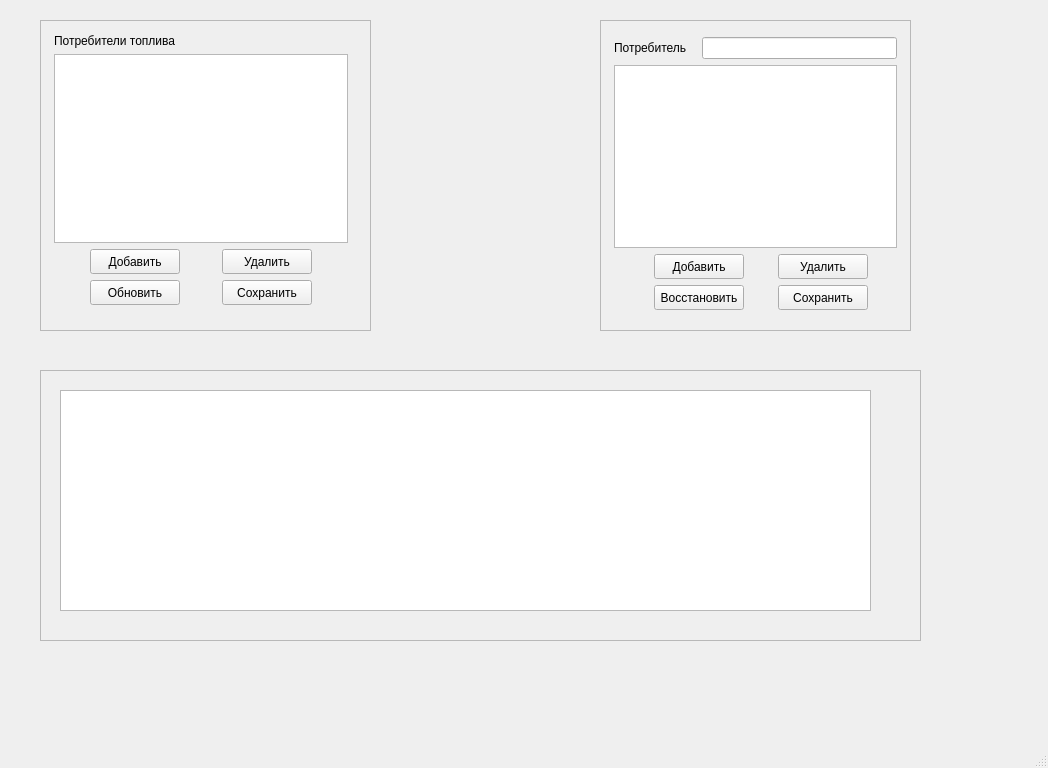
<?xml version="1.0" encoding="UTF-8"?>
<ui version="4.0">
 <class>ConsumersEdit</class>
 <widget class="QMainWindow" name="ConsumersEdit">
  <property name="geometry">
   <rect>
    <x>0</x>
    <y>0</y>
    <width>1048</width>
    <height>768</height>
   </rect>
  </property>
  <property name="windowTitle">
   <string>Список потребителей</string>
  </property>
  <property name="windowIcon">
   <iconset>
    <normaloff>Smile.ico</normaloff>Smile.ico</iconset>
  </property>
  <property name="toolButtonStyle">
   <enum>Qt::ToolButtonIconOnly</enum>
  </property>
  <property name="dockOptions">
   <set>QMainWindow::AllowTabbedDocks|QMainWindow::AnimatedDocks</set>
  </property>
  <property name="unifiedTitleAndToolBarOnMac">
   <bool>false</bool>
  </property>
  <widget class="QWidget" name="centralwidget">
   <widget class="QFrame" name="frame_3">
    <property name="geometry">
     <rect>
      <x>40</x>
      <y>370</y>
      <width>881</width>
      <height>271</height>
     </rect>
    </property>
    <property name="frameShape">
     <enum>QFrame::StyledPanel</enum>
    </property>
    <property name="frameShadow">
     <enum>QFrame::Raised</enum>
    </property>
    <widget class="QWidget" name="horizontalLayoutWidget">
     <property name="geometry">
      <rect>
       <x>20</x>
       <y>20</y>
       <width>811</width>
       <height>221</height>
      </rect>
     </property>
     <layout class="QHBoxLayout" name="horizontalLayout">
      <item>
       <widget class="QTextEdit" name="teLog"/>
      </item>
     </layout>
    </widget>
   </widget>
   <widget class="QFrame" name="frame_1">
    <property name="geometry">
     <rect>
      <x>40</x>
      <y>20</y>
      <width>331</width>
      <height>311</height>
     </rect>
    </property>
    <property name="frameShape">
     <enum>QFrame::StyledPanel</enum>
    </property>
    <property name="frameShadow">
     <enum>QFrame::Raised</enum>
    </property>
    <widget class="QWidget" name="layoutWidget">
     <property name="geometry">
      <rect>
       <x>10</x>
       <y>10</y>
       <width>302</width>
       <height>279</height>
      </rect>
     </property>
     <layout class="QGridLayout" name="glConsumersList">
      <property name="leftMargin">
       <number>4</number>
      </property>
      <property name="topMargin">
       <number>4</number>
      </property>
      <property name="rightMargin">
       <number>4</number>
      </property>
      <property name="bottomMargin">
       <number>4</number>
      </property>
      <item row="2" column="1">
       <widget class="QPushButton" name="pbnAddConsumer">
        <property name="sizePolicy">
         <sizepolicy hsizetype="Fixed" vsizetype="Fixed">
          <horstretch>0</horstretch>
          <verstretch>0</verstretch>
         </sizepolicy>
        </property>
        <property name="minimumSize">
         <size>
          <width>90</width>
          <height>25</height>
         </size>
        </property>
        <property name="maximumSize">
         <size>
          <width>90</width>
          <height>25</height>
         </size>
        </property>
        <property name="text">
         <string>Добавить</string>
        </property>
       </widget>
      </item>
      <item row="0" column="0" colspan="5">
       <widget class="QLabel" name="label">
        <property name="text">
         <string>Потребители топлива</string>
        </property>
       </widget>
      </item>
      <item row="3" column="1">
       <widget class="QPushButton" name="pbnRestoreConsumersList">
        <property name="sizePolicy">
         <sizepolicy hsizetype="Fixed" vsizetype="Fixed">
          <horstretch>0</horstretch>
          <verstretch>0</verstretch>
         </sizepolicy>
        </property>
        <property name="minimumSize">
         <size>
          <width>90</width>
          <height>25</height>
         </size>
        </property>
        <property name="maximumSize">
         <size>
          <width>90</width>
          <height>25</height>
         </size>
        </property>
        <property name="text">
         <string>Обновить</string>
        </property>
       </widget>
      </item>
      <item row="3" column="3">
       <widget class="QPushButton" name="pbnSaveConsumersList">
        <property name="sizePolicy">
         <sizepolicy hsizetype="Fixed" vsizetype="Fixed">
          <horstretch>0</horstretch>
          <verstretch>0</verstretch>
         </sizepolicy>
        </property>
        <property name="minimumSize">
         <size>
          <width>90</width>
          <height>25</height>
         </size>
        </property>
        <property name="maximumSize">
         <size>
          <width>90</width>
          <height>25</height>
         </size>
        </property>
        <property name="text">
         <string>Сохранить</string>
        </property>
       </widget>
      </item>
      <item row="1" column="0" colspan="5">
       <widget class="QTableView" name="tvConsumers">
        <property name="editTriggers">
         <set>QAbstractItemView::AnyKeyPressed|QAbstractItemView::DoubleClicked|QAbstractItemView::EditKeyPressed|QAbstractItemView::SelectedClicked</set>
        </property>
        <attribute name="horizontalHeaderStretchLastSection">
         <bool>true</bool>
        </attribute>
       </widget>
      </item>
      <item row="2" column="3">
       <widget class="QPushButton" name="pbnRemoveConsumer">
        <property name="sizePolicy">
         <sizepolicy hsizetype="Fixed" vsizetype="Fixed">
          <horstretch>0</horstretch>
          <verstretch>0</verstretch>
         </sizepolicy>
        </property>
        <property name="minimumSize">
         <size>
          <width>90</width>
          <height>25</height>
         </size>
        </property>
        <property name="maximumSize">
         <size>
          <width>90</width>
          <height>25</height>
         </size>
        </property>
        <property name="text">
         <string>Удалить</string>
        </property>
       </widget>
      </item>
     </layout>
    </widget>
   </widget>
   <widget class="QFrame" name="frame_2">
    <property name="geometry">
     <rect>
      <x>600</x>
      <y>20</y>
      <width>311</width>
      <height>311</height>
     </rect>
    </property>
    <property name="frameShape">
     <enum>QFrame::StyledPanel</enum>
    </property>
    <property name="frameShadow">
     <enum>QFrame::Raised</enum>
    </property>
    <widget class="QWidget" name="layoutWidget_2">
     <property name="geometry">
      <rect>
       <x>10</x>
       <y>13</y>
       <width>291</width>
       <height>281</height>
      </rect>
     </property>
     <layout class="QGridLayout" name="glRunModes">
      <property name="leftMargin">
       <number>4</number>
      </property>
      <property name="topMargin">
       <number>4</number>
      </property>
      <property name="rightMargin">
       <number>4</number>
      </property>
      <property name="bottomMargin">
       <number>4</number>
      </property>
      <item row="1" column="0" colspan="6">
       <widget class="QTableView" name="tvRunModes">
        <attribute name="horizontalHeaderStretchLastSection">
         <bool>true</bool>
        </attribute>
       </widget>
      </item>
      <item row="2" column="4">
       <widget class="QPushButton" name="pbnRemoveRunMode">
        <property name="sizePolicy">
         <sizepolicy hsizetype="Fixed" vsizetype="Fixed">
          <horstretch>0</horstretch>
          <verstretch>0</verstretch>
         </sizepolicy>
        </property>
        <property name="minimumSize">
         <size>
          <width>90</width>
          <height>25</height>
         </size>
        </property>
        <property name="maximumSize">
         <size>
          <width>90</width>
          <height>25</height>
         </size>
        </property>
        <property name="text">
         <string>Удалить</string>
        </property>
       </widget>
      </item>
      <item row="3" column="4">
       <widget class="QPushButton" name="pbnSaveRunModesList">
        <property name="sizePolicy">
         <sizepolicy hsizetype="Fixed" vsizetype="Fixed">
          <horstretch>0</horstretch>
          <verstretch>0</verstretch>
         </sizepolicy>
        </property>
        <property name="minimumSize">
         <size>
          <width>90</width>
          <height>25</height>
         </size>
        </property>
        <property name="maximumSize">
         <size>
          <width>90</width>
          <height>25</height>
         </size>
        </property>
        <property name="text">
         <string>Сохранить</string>
        </property>
       </widget>
      </item>
      <item row="0" column="2" colspan="4">
       <widget class="QLineEdit" name="leConsumer"/>
      </item>
      <item row="0" column="0" colspan="2">
       <widget class="QLabel" name="label_2">
        <property name="text">
         <string>Потребитель</string>
        </property>
       </widget>
      </item>
      <item row="2" column="1" colspan="2">
       <widget class="QPushButton" name="pbnAddRunMode">
        <property name="sizePolicy">
         <sizepolicy hsizetype="Minimum" vsizetype="Fixed">
          <horstretch>0</horstretch>
          <verstretch>0</verstretch>
         </sizepolicy>
        </property>
        <property name="minimumSize">
         <size>
          <width>90</width>
          <height>25</height>
         </size>
        </property>
        <property name="maximumSize">
         <size>
          <width>90</width>
          <height>25</height>
         </size>
        </property>
        <property name="text">
         <string>Добавить</string>
        </property>
       </widget>
      </item>
      <item row="3" column="1" colspan="2">
       <widget class="QPushButton" name="pbnRestoreRunModesList">
        <property name="sizePolicy">
         <sizepolicy hsizetype="Fixed" vsizetype="Fixed">
          <horstretch>0</horstretch>
          <verstretch>0</verstretch>
         </sizepolicy>
        </property>
        <property name="minimumSize">
         <size>
          <width>90</width>
          <height>25</height>
         </size>
        </property>
        <property name="maximumSize">
         <size>
          <width>90</width>
          <height>25</height>
         </size>
        </property>
        <property name="text">
         <string>Восстановить</string>
        </property>
       </widget>
      </item>
     </layout>
    </widget>
   </widget>
  </widget>
  <widget class="QMenuBar" name="menubar">
   <property name="geometry">
    <rect>
     <x>0</x>
     <y>0</y>
     <width>1048</width>
     <height>22</height>
    </rect>
   </property>
  </widget>
  <widget class="QStatusBar" name="statusbar"/>
 </widget>
 <resources/>
 <connections/>
</ui>
